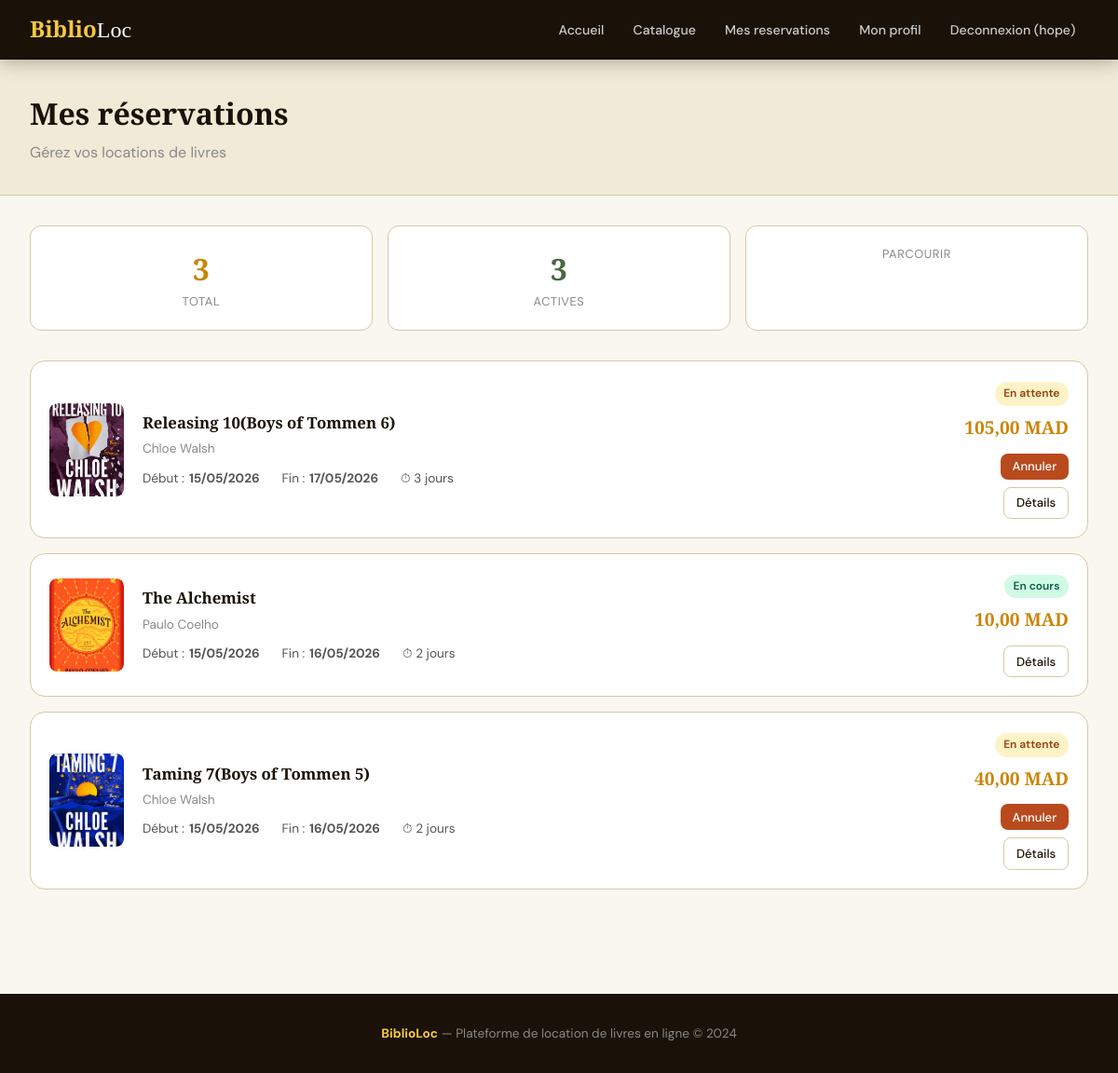
The app's page /reservations/mes-reservations/ (signed in) with its own data.
### reservations/models.py (models this page shows, shortened)
class Reservation(models.Model):
    STATUT_CHOICES = [
        ('en_attente', 'En attente'),
        ('confirmee', 'Confirmee'),
        ('en_cours', 'En cours'),
        ('terminee', 'Terminee'),
        ('annulee', 'Annulee'),
    ]
    utilisateur = models.ForeignKey(User, on_delete=models.CASCADE, related_name='reservations')
    livre = models.ForeignKey(Livre, on_delete=models.CASCADE, related_name='reservations')
    date_reservation = models.DateTimeField(auto_now_add=True)
    date_debut = models.DateField()
    date_fin = models.DateField()
    statut = models.CharField(max_length=20, choices=STATUT_CHOICES, default='en_attente')
    notes = models.TextField(blank=True)
    prix_total = models.DecimalField(max_digits=10, decimal_places=2, null=True, blank=True)
    date_retour_effectif = models.DateField(null=True, blank=True)
    penalite = models.DecimalField(max_digits=8, decimal_places=2, default=0)
    def duree_jours(self):
        delta = self.date_fin - self.date_debut
        return max(1, delta.days + 1)
    def est_en_retard(self):
        if self.statut in ['en_cours', 'confirmee'] and self.date_fin < timezone.now().date():
            return True
        return False
    class Meta:
        verbose_name = "Reservation"
        verbose_name_plural = "Reservations"
        ordering = ['-date_reservation']

### livres/models.py (models this page shows, shortened)
class Livre(models.Model):
    titre = models.CharField(max_length=200)
    auteur = models.CharField(max_length=150)
    isbn = models.CharField(max_length=13, unique=True, blank=True, null=True)
    categorie = models.ForeignKey(Categorie, on_delete=models.SET_NULL, null=True, blank=True, related_name='livres')
    description = models.TextField(blank=True)
    couverture = models.ImageField(upload_to='covers/', blank=True, null=True)
    annee_publication = models.IntegerField(null=True, blank=True)
    editeur = models.CharField(max_length=150, blank=True)
    nombre_exemplaires = models.PositiveIntegerField(default=1)
    prix_location_jour = models.DecimalField(max_digits=8, decimal_places=2, default=5.00)
    disponible = models.BooleanField(default=True)
    date_ajout = models.DateTimeField(auto_now_add=True)
    class Meta:
        verbose_name = "Livre"
        ordering = ['-date_ajout']

### reservations/views.py (the view)
# urls.py: path('mes-reservations/', views.mes_reservations, name='mes_reservations'),
@login_required
def mes_reservations(request):
    reservations = Reservation.objects.filter(utilisateur=request.user).select_related('livre')
    today = timezone.now().date()
    for res in reservations:
        if res.statut == 'confirmee' and res.date_debut <= today:
            res.statut = 'en_cours'
            res.save()
    reservations = Reservation.objects.filter(utilisateur=request.user).select_related('livre')
    return render(request, 'reservations/mes_reservations.html', {'reservations': reservations})

### templates/reservations/mes_reservations.html (shortened to what this page needs)
{% extends 'base.html' %}
{% block content %}
<div class="page-header">
    <div class="container">
        <h1> Mes réservations</h1>
        <p style="color:#888; margin-top:0.25rem;">Gérez vos locations de livres</p>
    </div>
</div>
<div class="container">
    {% if reservations %}
    <div class="summary-stats">
        <div class="stat-card"><div class="num">{{ reservations|length }}</div><div class="lbl">Total</div></div>
        <div class="stat-card"><div class="num" style="color:var(--sage)">{{ reservations|length }}</div><div class="lbl">Actives</div></div>
        <a href="/livres/" class="stat-card" style="text-decoration:none; color:inherit; cursor:pointer; transition:all 0.2s;" onmouseover="this.style.background='var(--parchment)'" onmouseout="this.style.background='#fff'">
            <div class="num" style="font-size:1.5rem"></div><div class="lbl">Parcourir</div>
        </a>
    </div>
    <div class="reservations-list">
        {% for res in reservations %}
        <div class="res-card {% if res.est_en_retard %}retard{% endif %}">
            <div class="res-cover">
                {% if res.livre.couverture %}<img src="{{ res.livre.couverture.url }}" alt="">{% endif %}
            </div>
            <div>
                <div class="res-title">{{ res.livre.titre }}</div>
                <div class="res-author">{{ res.livre.auteur }}</div>
                <div class="res-dates">
                    <span> Début : <strong>{{ res.date_debut|date:"d/m/Y" }}</strong></span>
                    <span> Fin : <strong>{{ res.date_fin|date:"d/m/Y" }}</strong></span>
                    <span>⏱ {{ res.duree_jours }} jour{{ res.duree_jours|pluralize }}</span>
                </div>
            </div>
            <div class="res-actions">
                <div>
                    {% if res.statut == 'en_attente' %}<span class="badge badge-warning"> En attente</span>
                    {% elif res.statut == 'confirmee' %}<span class="badge badge-info"> Confirmée</span>
                    {% elif res.statut == 'en_cours' %}<span class="badge badge-success"> En cours</span>
                    {% elif res.statut == 'terminee' %}<span class="badge badge-secondary"> Terminée</span>
                    {% elif res.statut == 'annulee' %}<span class="badge badge-danger"> Annulée</span>
                    {% endif %}
                </div>
                <div class="res-price">{{ res.prix_total }} MAD</div>
                {% if res.statut in 'en_attente,confirmee' %}
                <form method="post" action="/reservations/annuler/{{ res.pk }}/" onsubmit="return confirm('Confirmer l\'annulation ?')">
                    <button type="submit" class="btn btn-danger btn-sm"> Annuler</button>
                </form>
                {% endif %}
                <a href="/reservations/detail/{{ res.pk }}/" class="btn btn-outline btn-sm">Détails</a>
            </div>
        </div>
        {% endfor %}
    </div>
    {% endif %}
</div>
{% endblock %}

### templates/base.html (shortened to what this page needs)
<!DOCTYPE html>
<html lang="fr">
<head>
</head>
<body>
<nav>
    <a href="/" class="nav-brand">Biblio<span>Loc</span></a>
    <div class="nav-links">
        <a href="/">Accueil</a>
        <a href="/livres/">Catalogue</a>
        {% if user.is_authenticated %}
            <a href="/reservations/mes-reservations/">Mes reservations</a>
            <a href="/profil/">Mon profil</a>
            <form method="post" action="/accounts/logout/" style="display:inline;">
                <button type="submit" style="background:none; border:none; color:#ccc; font-family:inherit; font-size:0.88rem; font-weight:500; cursor:pointer; padding:0.5rem 0.85rem; border-radius:6px; transition:all 0.2s;">
                    Deconnexion ({{ user.username }})
                </button>
            </form>
        {% else %}
            <a href="/accounts/login/">Connexion</a>
            <a href="/accounts/register/" class="btn-nav">S'inscrire</a>
        {% endif %}
    </div>
</nav>
{% block content %}{% endblock %}
<footer><strong>BiblioLoc</strong> — Plateforme de location de livres en ligne &copy; 2024</footer>
</body>
</html>

### templates/base.html (style rules this page uses)
:root { --ink: #1a1208; --cream: #faf7f0; --parchment: #f0ead6; --amber: #c8860a; --amber-light: #f5c842; --rust: #b84a1e; --sage: #4a6741; --border: #d4c9a8; }
* { margin: 0; padding: 0; box-sizing: border-box; }
body { font-family: 'DM Sans', sans-serif; background: var(--cream); color: var(--ink); line-height: 1.6; }
nav { background: var(--ink); padding: 0 2rem; display: flex; align-items: center; justify-content: space-between; height: 64px; position: sticky; top: 0; z-index: 100; box-shadow: 0 2px 20px rgba(0,0,0,0.3); }
.nav-brand { font-family: 'Playfair Display', serif; font-size: 1.5rem; font-weight: 900; color: var(--amber-light); text-decoration: none; }
.nav-brand span { color: #fff; font-weight: 400; }
.nav-links { display: flex; align-items: center; gap: 0.25rem; }
.nav-links a { color: #ccc; text-decoration: none; padding: 0.5rem 0.85rem; border-radius: 6px; font-size: 0.88rem; font-weight: 500; transition: all 0.2s; }
.container { max-width: 1200px; margin: 0 auto; padding: 0 2rem; }
footer { background: var(--ink); color: #888; text-align: center; padding: 2rem; margin-top: 4rem; font-size: 0.85rem; }
footer strong { color: var(--amber-light); }
.badge { display: inline-block; padding: 0.2rem 0.6rem; border-radius: 20px; font-size: 0.75rem; font-weight: 600; }
.badge-success { background: #d1fae5; color: #065f46; }
.badge-warning { background: #fef3c7; color: #92400e; }
.btn { display: inline-flex; align-items: center; gap: 0.4rem; padding: 0.6rem 1.2rem; border-radius: 8px; font-family: 'DM Sans', sans-serif; font-size: 0.9rem; font-weight: 500; text-decoration: none; border: none; cursor: pointer; transition: all 0.2s; }
.btn-outline { background: transparent; border: 1.5px solid var(--border); color: var(--ink); }
.btn-danger { background: var(--rust); color: #fff; }
.btn-sm { padding: 0.35rem 0.8rem; font-size: 0.82rem; }
.page-header { background: var(--parchment); border-bottom: 1px solid var(--border); padding: 2rem 0; margin-bottom: 2rem; }
.page-header h1 { font-family: 'Playfair Display', serif; font-size: 2rem; font-weight: 900; }
.page-header p { color: #666; margin-top: 0.25rem; }

### templates/reservations/mes_reservations.html (style rules this page uses)
.page-header { background: var(--parchment); border-bottom: 1px solid var(--border); padding: 2rem 0; margin-bottom: 2rem; }
.page-header h1 { font-family: 'Playfair Display', serif; font-size: 2rem; font-weight: 900; }
.reservations-list { display: flex; flex-direction: column; gap: 1rem; padding: 0 0 3rem; }
.res-card { background: #fff; border: 1px solid var(--border); border-radius: 16px; display: grid; grid-template-columns: 80px 1fr auto; gap: 1.25rem; padding: 1.25rem; align-items: center; transition: box-shadow 0.2s; }
.res-cover { width: 80px; height: 100px; background: var(--parchment); border-radius: 8px; display: flex; align-items: center; justify-content: center; font-size: 2rem; overflow: hidden; flex-shrink: 0; }
.res-cover img { width: 100%; height: 100%; object-fit: cover; border-radius: 8px; }
.res-title { font-family: 'Playfair Display', serif; font-weight: 700; font-size: 1.05rem; margin-bottom: 0.2rem; }
.res-author { font-size: 0.85rem; color: #888; margin-bottom: 0.6rem; }
.res-dates { display: flex; gap: 1.5rem; font-size: 0.85rem; color: #555; flex-wrap: wrap; }
.res-dates span { display: flex; align-items: center; gap: 0.3rem; }
.res-actions { display: flex; flex-direction: column; gap: 0.5rem; align-items: flex-end; min-width: 160px; }
.res-price { font-family: 'Playfair Display', serif; font-size: 1.2rem; font-weight: 900; color: var(--amber); margin-bottom: 0.25rem; text-align: right; }
.summary-stats { display: grid; grid-template-columns: repeat(auto-fit, minmax(150px, 1fr)); gap: 1rem; margin-bottom: 2rem; }
.stat-card { background: #fff; border: 1px solid var(--border); border-radius: 12px; padding: 1.25rem; text-align: center; }
.stat-card .num { font-family: 'Playfair Display', serif; font-size: 2rem; font-weight: 900; color: var(--amber); }
.stat-card .lbl { font-size: 0.8rem; color: #888; text-transform: uppercase; letter-spacing: 0.05em; }

### records on screen
Reservation: livre.couverture (picture), livre.titre "Releasing 10(Boys of Tommen 6)", livre.auteur "Chloe Walsh", date_debut "15/05/2026", date_fin "17/05/2026", duree_jours "3", statut "En attente", prix_total "105,00"
Reservation: livre.couverture (picture), livre.titre "The Alchemist", livre.auteur "Paulo Coelho", date_debut "15/05/2026", date_fin "16/05/2026", duree_jours "2", statut "En cours", prix_total "10,00"
Reservation: livre.couverture (picture), livre.titre "Taming 7(Boys of Tommen 5)", livre.auteur "Chloe Walsh", date_debut "15/05/2026", date_fin "16/05/2026", duree_jours "2", statut "En attente", prix_total "40,00"

### other values on screen
{{ user.username }} "hope"
{{ reservations|length }} "3"
